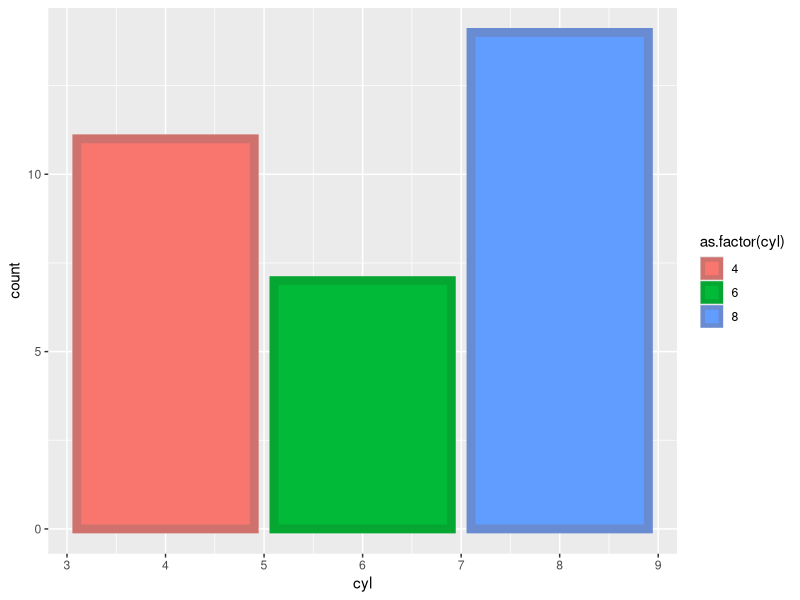
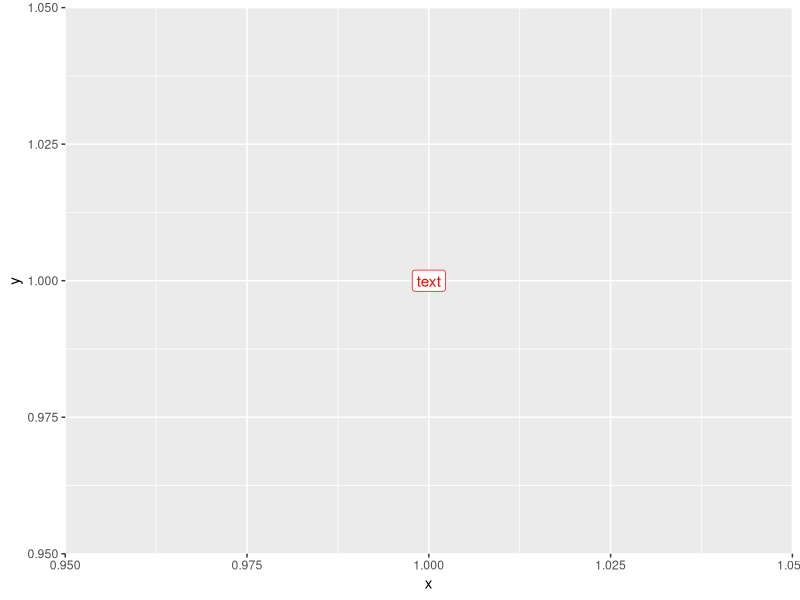

Recreate these plots in R, in order. (Note: this script raises an error after producing the figures.)
## ---- chunk 1

## ---- chunk 2
library(ggplot2)
library(colorspace)
ggplot(mtcars, aes(cyl, fill = as.factor(cyl))) +
  geom_bar(
    aes(
      y = after_stat(count),
      color = after_scale(darken(fill))
    ),
    linewidth = 3
  )
## ---- chunk 3
p <- ggplot(data.frame(x = 1, y = 1), aes(x, y)) +
  geom_label()
p +
  aes(
    label = after_stat("text"),
    color = after_scale("red")
  )
## ---- chunk 4
invisible(ggplot_build(
  p +
    aes(
      label = after_stat({
        cat("after stat variables:\n")
        print(ls(.top_env))
        "text"
      }),
      color = after_scale({
        cat("\nafter scale variables:\n")
        print(ls(.top_env))
        "red"
      })
    )
))
## ---- chunk 5
invisible(ggplot_build(
  p +
    aes(
      label = after_stat({
        cat("after stat variables:\n")
        print(as.data.frame(mget(ls(.top_env), .top_env)))
        "text"
      }),
      color = after_scale({
        cat("\nafter scale variables:\n")
        print(as.data.frame(mget(ls(.top_env), .top_env)))
        "red"
      })
    )
))
## ---- chunk 6
invisible(ggplot_build(
  p +
    aes(
      label = after_stat({
        cat("after stat variables:\n")
        print(as.data.frame(mget(ls(.top_env), .top_env)))
        "text"
      }),
      color = after_scale({
        cat("\nafter scale variables:\n")
        print(as.data.frame(mget(ls(.top_env), .top_env)))
        "red"
      })
    ) +
    scale_discrete_identity("label", guide = "legend")
))
## ---- chunk 7
invisible(ggplot_build(
  p +
    aes(
      label = after_stat({
        print(sys.calls())
        "text"
      }),
      color = after_scale({
        print(sys.calls())
        "red"
      })
    ) +
    scale_discrete_identity("label", guide = "legend")
))
## ---- chunk 8
invisible(ggplot_build(
  p +
    aes(
      label = after_stat({
        print((\()sys.calls())() |> length())
        "text"
      }),
      color = after_scale({
        print((\()sys.calls())() |> length())
        "red"
      })
    ) +
    scale_discrete_identity("label", guide = "legend")
))
## ---- chunk 9
called_from_by_layer <- function(x) {
  any(as.character(sapply(x, `[[`, 1)) == "by_layer")
}
## ---- chunk 10
p +
  aes(
    label = after_stat("text"),
    color = after_scale({
      if (called_from_by_layer((\()sys.calls())())) {
        "red"
      } else {
        "blue"
      }
    })
  ) +
  scale_discrete_identity("label", guide = "legend")
## ---- chunk 11

